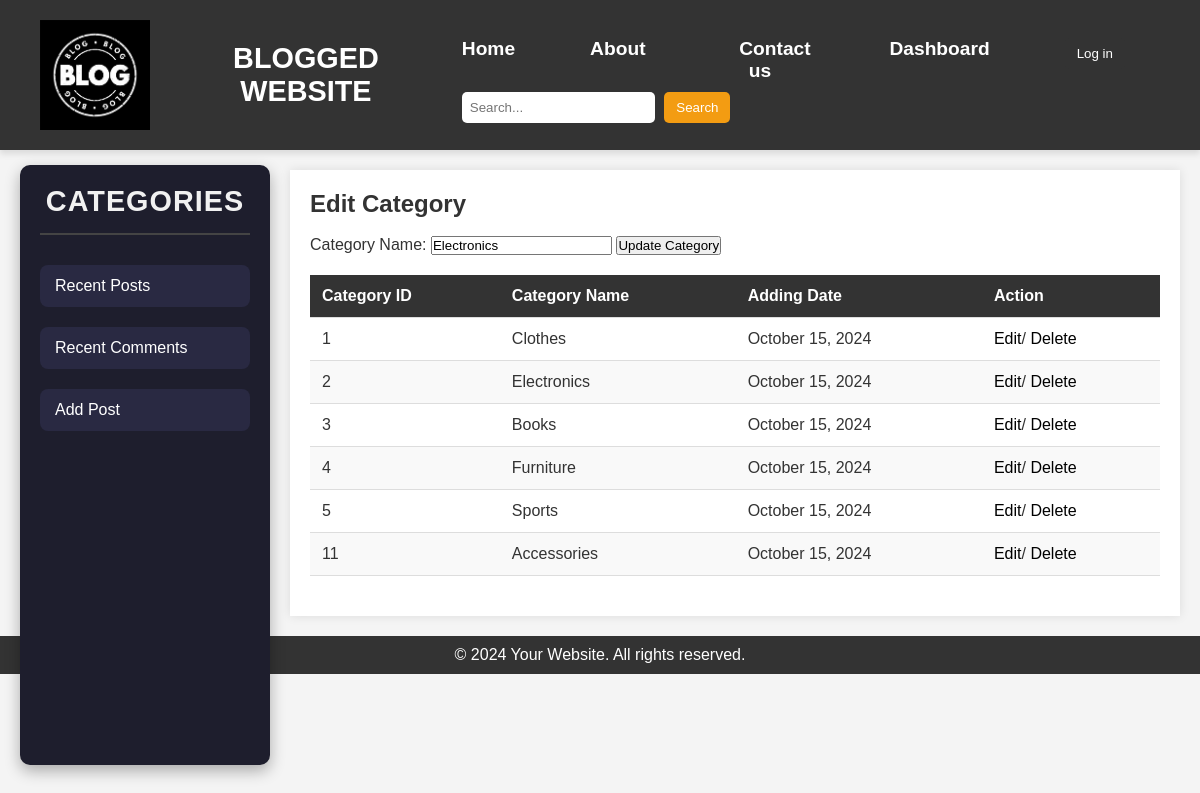
The page /dashboard/addcategory.php?lag=1&eid=2 on the database its author committed.
### tables this page shows
CREATE TABLE `categories` (
  `cid` int(11) NOT NULL,
  `category_name` varchar(100) NOT NULL,
  `description` text DEFAULT NULL,
  `created_at` timestamp NOT NULL DEFAULT current_timestamp(),
  `updated_at` timestamp NOT NULL DEFAULT current_timestamp() ON UPDATE current_timestamp()
);

### class/loginc.php (called while the page is built, shortened)
<?php
class User {
    private $conn;
    public function __construct($dbConnection) {
        $this->conn = $dbConnection;
    }
            ?>
            <?php
    public function getcategory($id = null)
    {
        if ($id) {
            $query = "SELECT * FROM categories WHERE cid = $id";
            $result = $this->conn->query($query);
            if ($result && $result->num_rows > 0) {
                return $result->fetch_assoc();
            } else {
                return null;
            }
        } else {
            $query = "SELECT * FROM categories";
            $result = $this->conn->query($query);
            if ($result) {
                $data = [];
                while ($category = $result->fetch_assoc()) {
                    $data[] = $category;
                }
                return $data;
            } else {
                return [];
            }
        }
    }
}
?>

### dashboard/addcategory.php (the view, shortened to what this page needs)
<?php
include("../common/connection.php");
include('../class/loginc.php');
$obb = new User($connect);
$category = "";
$action = "add";
$buttonLabel = "Add Category";
if (isset($_GET['eid'])) {
    $id = $_GET['eid'];
    $user = $obb->getcategory($id);
    if ($user) {
        $category = $user['category_name'];
        $action = "edit";
        $buttonLabel = "Update Category";
    } else {
        header('Location: addcategory.php?lag=1&msg=Error loading category.');
        exit();
    }
}
?>
<!DOCTYPE html>
<html lang="en">
<head>
    <link rel="stylesheet" href="../css/styles.css?v=1.3">
    <link rel="stylesheet" href="../css/dashboard.css?v=1.1">
    <link rel="stylesheet" href="https://cdnjs.cloudflare.com/ajax/libs/font-awesome/6.0.0-beta3/css/all.min.css">
</head>
<body>
<header>
    <?php include("header.php"); ?>
</header>
    <div class="container">
        <?php include('../common/category.php'); ?>
        <main class="content">
            <h2><?php echo ($action === 'edit') ? 'Edit Category' : 'Add New Category'; ?></h2><br>
            <div class="add-category-form">
                <form action="addcategory.php<?php echo ($action === 'edit') ? '?eid=' . $_GET['eid'] : ''; ?>" method="POST">
                    <label for="category_name">Category Name:</label>
                    <input type="text" id="category_name" name="category" value="<?php echo htmlspecialchars($category); ?>" required>
                    <button type="submit"><?php echo $buttonLabel; ?></button>
                </form>
            </div>
            <table>
                <thead>
                    <tr>
                        <th>Category ID</th>
                        <th>Category Name</th>
                        <th>Adding Date</th>
                        <th>Action</th>
                    </tr>
                </thead>
                <tbody>
                    <?php
                    $data = $obb->getcategory();
                    foreach ($data as $user) {
                        echo "<tr>
                                <td>{$user['cid']}</td>
                                <td>{$user['category_name']}</td>
                                <td>" . date('F d, Y', strtotime($user['created_at'])) . "</td>
                                <td>
                                    <div class='action-buttons'>
                                        <a href='addcategory.php?lag=1&eid=" . $user['cid'] . "' class='edit-btn'>Edit</a>/
                                        <a href='addcategory.php?lag=1&did=" . $user['cid'] . "' class='delete-btn'>Delete</a>
                                    </div>
                                </td>
                              </tr>";
                    } ?>
                </tbody>
            </table>
        </main>
    </div>
    <?php include('../common/footer.php'); ?>
</body>
</html>

### css/styles.css (style rules this page uses)
* { margin: 0; padding: 0; box-sizing: border-box; }
body { font-family: Arial, sans-serif; background-color: #f4f4f4; color: #333; }
header { background-color: #222; color: white; padding: 15px 0; position: sticky; top: 0; width: 100%; z-index: 1000; box-shadow: 0 4px 6px rgba(0, 0, 0, 0.1); }
.container { display: flex; margin: 20px; }
.content { margin-left: 270px; width: calc(100% - 270px); padding: 20px; background-color: white; box-shadow: 0 0 10px rgba(0, 0, 0, 0.1); }

### css/dashboard.css (style rules this page uses)
body { font-family: Arial, sans-serif; margin: 0; padding: 0; background-color: #f4f4f4; }
header { background: #333; color: #fff; padding: 20px; text-align: center; }
table { width: 100%; border-collapse: collapse; margin: 20px 0; font-size: 1em; text-align: left; }
th, td { padding: 12px; border-bottom: 1px solid #ddd; }
th { background-color: #333; color: #fff; }
tr:nth-child(even) { background-color: #f9f9f9; }
table tr td a { text-decoration:none; color:black; }

### rows shown on the page
categories: category "Electronics", cid "2", category_name "Electronics", created_at "October 15, 2024"
categories: cid "1", category_name "Clothes", created_at "October 15, 2024"
categories: cid "3", category_name "Books", created_at "October 15, 2024"
categories: cid "4", category_name "Furniture", created_at "October 15, 2024"
categories: cid "5", category_name "Sports", created_at "October 15, 2024"
categories: cid "11", category_name "Accessories", created_at "October 15, 2024"

### other values the page prints
$buttonLabel "Update Category"
